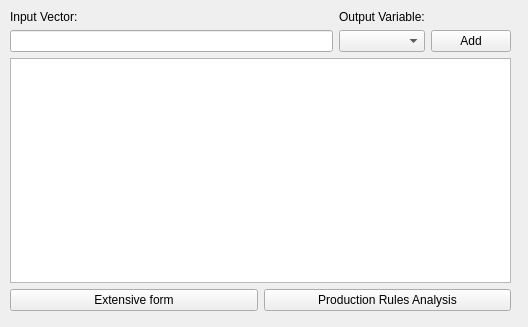
<?xml version="1.0" encoding="UTF-8"?>
<ui version="4.0">
 <class>CompactRulesUi</class>
 <widget class="QWidget" name="CompactRulesUi">
  <property name="geometry">
   <rect>
    <x>0</x>
    <y>0</y>
    <width>528</width>
    <height>327</height>
   </rect>
  </property>
  <property name="sizePolicy">
   <sizepolicy hsizetype="Expanding" vsizetype="Expanding">
    <horstretch>0</horstretch>
    <verstretch>0</verstretch>
   </sizepolicy>
  </property>
  <property name="windowTitle">
   <string>Form</string>
  </property>
  <widget class="QWidget" name="verticalLayoutWidget_2">
   <property name="geometry">
    <rect>
     <x>10</x>
     <y>10</y>
     <width>501</width>
     <height>301</height>
    </rect>
   </property>
   <layout class="QVBoxLayout" name="verticalLayout_3">
    <property name="sizeConstraint">
     <enum>QLayout::SetMaximumSize</enum>
    </property>
    <item>
     <layout class="QVBoxLayout" name="verticalLayout">
      <property name="sizeConstraint">
       <enum>QLayout::SetMaximumSize</enum>
      </property>
      <item>
       <layout class="QGridLayout" name="gridLayout">
        <item row="0" column="1">
         <widget class="QLabel" name="label_2">
          <property name="text">
           <string>Output Variable:</string>
          </property>
         </widget>
        </item>
        <item row="1" column="1">
         <widget class="QComboBox" name="m_outputCombo"/>
        </item>
        <item row="0" column="0">
         <widget class="QLabel" name="label">
          <property name="text">
           <string>Input Vector:</string>
          </property>
         </widget>
        </item>
        <item row="1" column="0">
         <widget class="QLineEdit" name="m_inputVector"/>
        </item>
        <item row="1" column="2">
         <widget class="QPushButton" name="m_addButton">
          <property name="text">
           <string>Add</string>
          </property>
         </widget>
        </item>
       </layout>
      </item>
      <item>
       <widget class="QListWidget" name="m_rulesList"/>
      </item>
      <item>
       <layout class="QHBoxLayout" name="horizontalLayout">
        <item>
         <widget class="QPushButton" name="pushButton">
          <property name="text">
           <string>Extensive form</string>
          </property>
         </widget>
        </item>
        <item>
         <widget class="QPushButton" name="pushButton_2">
          <property name="text">
           <string>Production Rules Analysis</string>
          </property>
         </widget>
        </item>
       </layout>
      </item>
     </layout>
    </item>
   </layout>
  </widget>
 </widget>
 <resources/>
 <connections/>
</ui>
